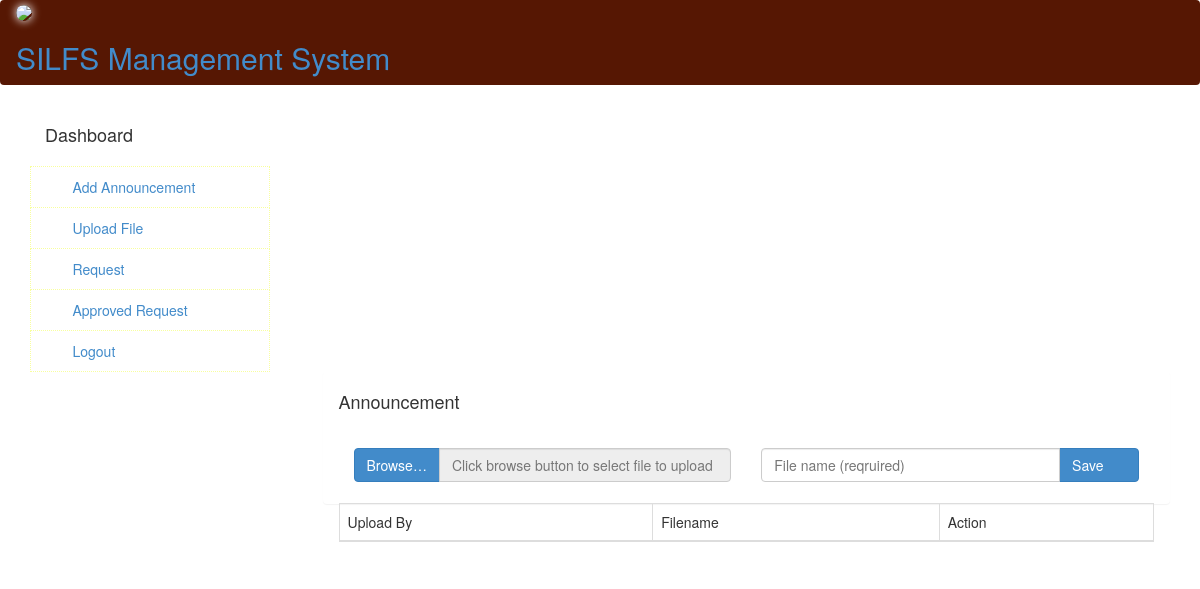
/view_upload, run on an earlier commit of the app's database.
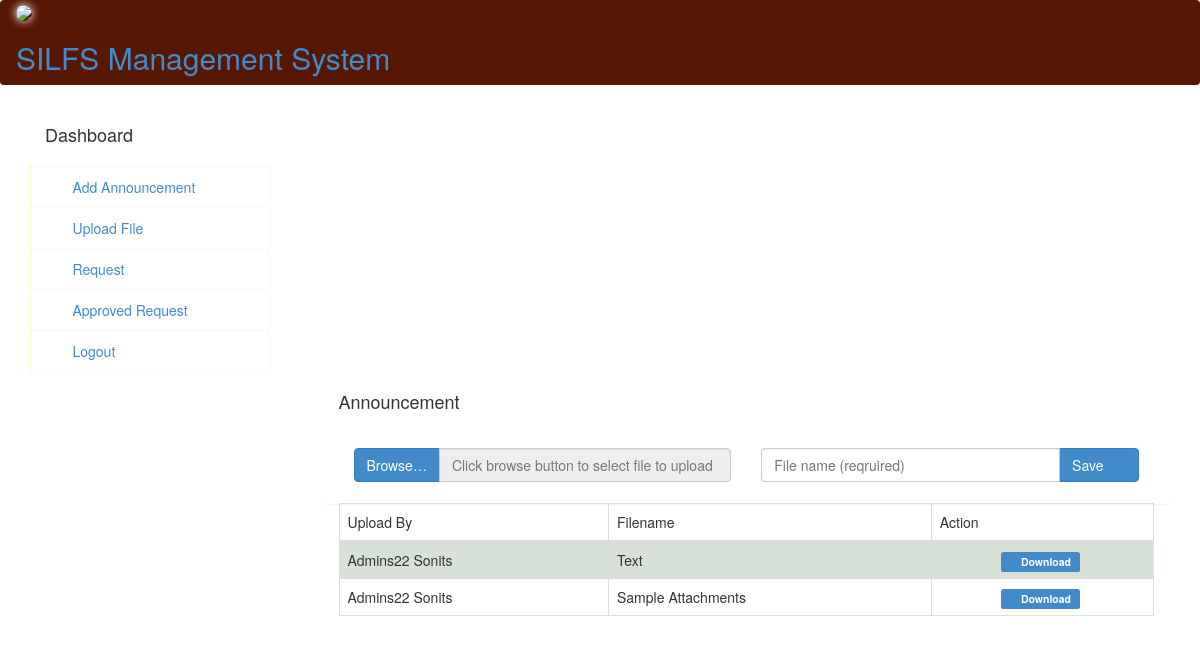
And on a later commit of the database.
### tables this page shows
CREATE TABLE IF NOT EXISTS `tbl_file_upload` (
  `id` int(11) NOT NULL,
  `filename` varchar(150) NOT NULL,
  `file_path` text NOT NULL,
  `pid` int(11) NOT NULL
);

### application/controllers/User.php (called while the page is built, shortened)
<?php
	class User extends CI_Controller
	{
		public function view_upload()
		{
			$this->load->model('usermd');
			$this->load->view('templates/header');
			$this->load->view('templates/navigation', array('nav' => 'upload'));
			$this->load->view('pages/view_upload');
			$this->load->view('templates/footer');
		}
	}

### index.php (called while the page is built, shortened)
<?php
require_once BASEPATH.'core/CodeIgniter.php';

### application/models/Usermd.php (called while the page is built, shortened)
<?php
	class Usermd extends CI_Model
	{
		public function get_files()
		{
			$this->db->where('a.pid = b.id');
			$this->db->select('a.*, CONCAT(b.firstname, " ", b.lastname) fname');
			return $this->db->get('tbl_file_upload a, tbl_party b')->result_array();
		}
	}

### application/views/pages/view_upload.php (the view, shortened to what this page needs)
<div class="col-md-3">
</div>
<div class="col-md-9 container_margin" >
	<div class="panel p-body">
		<div class="panel-heading"><h4>Announcement</h4></div>
			<div class="panel-body">
				 <form class="form-horizontal" action="/insert_file" method="post" enctype="multipart/form-data">
		        <div class="col-lg-6 col-sm-6 col-12">
		            <div class="input-group">
		                <label class="input-group-btn">
		                    <span class="btn btn-primary">
		                        Browse&hellip; <input type="file" style="display: none;" name="files" required>
		                    </span>
		                </label>
		                <input type="text" class="form-control" readonly placeholder="Click browse button to select file to upload">
		            </div>
		        </div>
		          <div class="col-lg-6">
				    <div class="input-group">
				      <input type="text" class="form-control" name="filename" placeholder="File name (reqruired)" required>
				      <span class="input-group-btn">
				        <button class="btn btn-primary" type="submit">Save&nbsp;&nbsp;&nbsp;<span class="glyphicon glyphicon-cloud-upload"></span></button>
				      </span>
				    </div>
				  </div>
		        <br />
		        <br />
		        </div>
				<div class="col-md-12">
					<table class="table table-striped table-bordered table-hover" id="dataTable">
                    <thead>
                    <tr>
                        <td>Upload By</td>
                        <td>Filename</td>
                        <td style="min-width: 20%">Action</td>
                    </tr>
                    </thead>
                    <tbody>
                    	<?php foreach ($this->usermd->get_files() as $key => $value): ?>
                    		<tr>
                    		<td><?= $value['fname'] ?></td>
                    		<td><?= $value['filename'] ?></td>
                    		<td style="text-align: center">
                    			<a class="a-table label label-primary" href="/download_documents/<?php echo $value['id'] ?>" onclick="return confirm('Are you sure?')">
                            		<span class="glyphicon glyphicon-cloud-download"></span>&nbsp; Download
                            	</a>
                    		</td>
                    		</tr>
                    	<?php endforeach ?>
                    </tbody>
                </table>
				</div>
			</div>
	</div>
</div>

### application/views/templates/header.php (shortened to what this page needs)
<!DOCTYPE html>
<html lang="en" class="no-js">
  <head>
    <link href="<?php echo base_url('assets/css/bootstrap.min.css');?>" rel="stylesheet">
    <link href="<?php echo base_url('assets/css/bootstrap-theme.css'); ?>" rel="stylesheet">
    <link rel="stylesheet" type="text/css" href="<?php echo base_url('assets/css/jasny-bootstrap.min.css'); ?>">
    <link rel="stylesheet" type="text/css" href="<?php echo base_url('assets/css/datatable.css'); ?>">
    <link rel="stylesheet" type="text/css" href="<?php echo base_url('assets/css/select2.css'); ?>">
    <link rel="stylesheet" type="text/css" href="<?php echo base_url('assets/css/select2-bootstrap.css'); ?>">
    <link rel="stylesheet" type="text/css" href="<?php echo base_url('assets/css/styles.css'); ?>">
  </head>
<body>

### application/views/templates/navigation.php (shortened to what this page needs)
<div class="container-fluid main-body">
    <div class="row">
        <nav class="navbar nav-head" role="navigation" style="background-color:#561703">
            <div class="container-fluid">
                <div class="navbar-header">
                    <div>
                        <img class="img-logo" src="<?php echo base_url('assets/images/ico.jpg'); ?>" style="border-radius: 50px;box-shadow: 0px 0px 10px #FFF"><h2 class="hd-title"><a class="title" href="<?php echo base_url(); ?>">SILFS Management System</a></h2>
                    </div>
                </div>
            </div>
        </nav>
    </div>
    <div class="row">
        <div class="col-md-3 side-bar-menu hidden-print">
            <div class="collapse navbar-collapse" >
                <div class="panel-heading" style="border-radius:0px"><h4><?php echo "Dashboard"?></h4></div>
                  <li class="list-group-item ">
                      <a class="menu <?= $nav == 'add_announcement' ? 'active' : '' ?>" href="/add_announcement">
                          <span class="glyphicon glyphicon-align-center"></span>&nbsp; &nbsp; Add Announcement
                      </a>
                  </li>
                   <li class="list-group-item ">
                      <a class="menu <?= $nav == 'upload' ? 'active' : '' ?>" href="/view_upload">
                          <span class="glyphicon glyphicon-cloud-upload"></span>&nbsp; &nbsp; Upload File
                      </a>
                  </li>
                   <li class="list-group-item ">
                      <a class="menu <?= $nav == 'reuqest' ? 'active' : '' ?>" href="/view_request">
                          <span class="glyphicon glyphicon glyphicon-th-list"></span>&nbsp; &nbsp; Request
                      </a>
                  </li>
                  <li class="list-group-item ">
                      <a class="menu <?= $nav == 'app_re' ? 'active' : '' ?>" href="/view_approve">
                          <span class="glyphicon glyphicon glyphicon-thumbs-up"></span>&nbsp; &nbsp; Approved Request
                      </a>
                  </li>
                  <li class="list-group-item ">
                      <a class="menu <?= $nav == 'logout' ? 'active' : '' ?>" href="/logout">
                          <span class="glyphicon glyphicon-off"></span>&nbsp; &nbsp; Logout
                      </a>
                  </li>
            </div>
        </div>
    </div>

### application/views/templates/footer.php (shortened to what this page needs)
</body>

What changed in the data, as far as the page shows it:
added tbl_file_upload: fname "Admins22 Sonits", filename "Text"
added tbl_file_upload: fname "Admins22 Sonits", filename "Sample Attachments"
